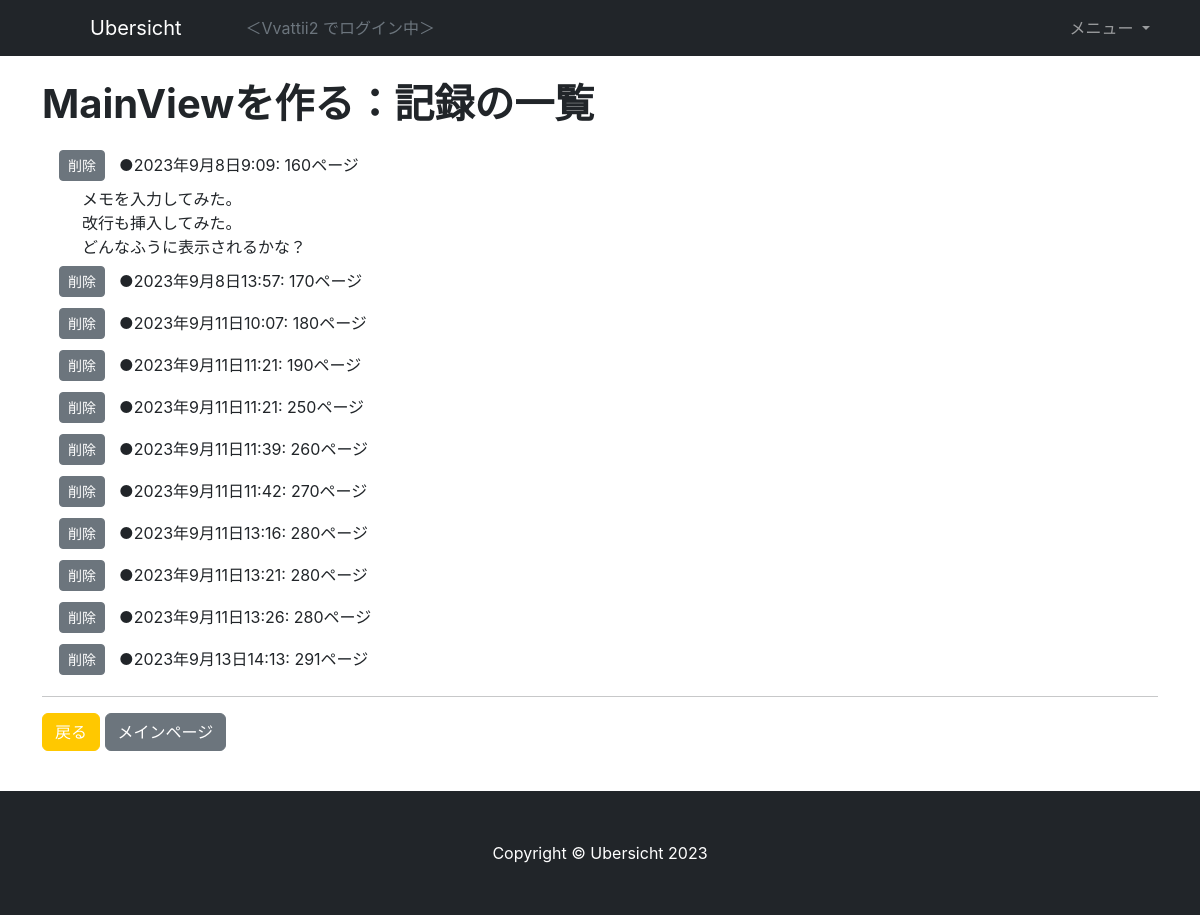
Page /record/1 (signed in) on the earlier database version.
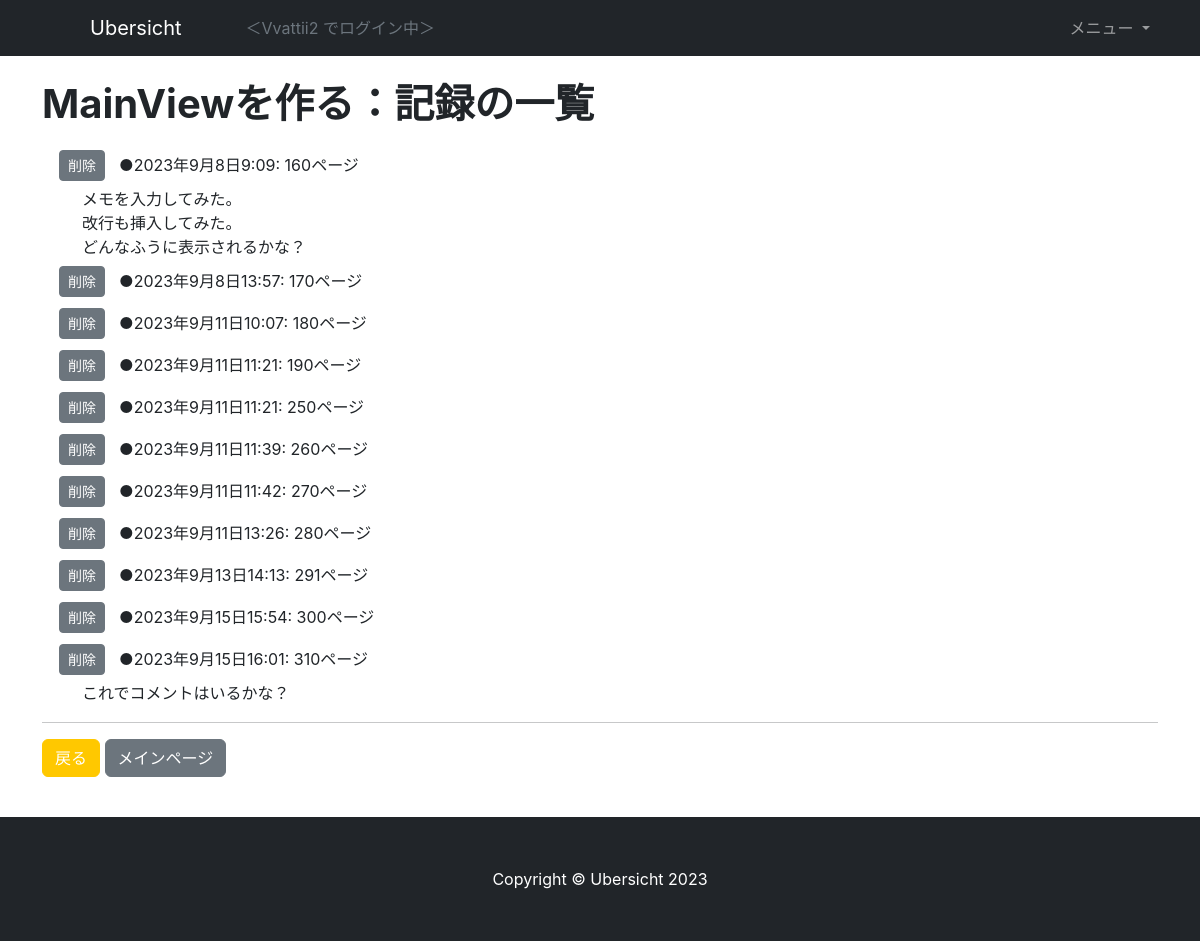
Same page on the later database version.
### todo/models.py (models this page shows, shortened)
class Records(models.Model):
    todo = models.ForeignKey(Todos, on_delete=models.CASCADE)
    done_at = models.DateTimeField(verbose_name='日時', auto_now_add=True)
    num = models.IntegerField(verbose_name='数量', null=True, blank=True)
    memo = models.TextField(verbose_name='メモ', null=True, blank=True, max_length=200)

class Todos(models.Model):
    goal = models.ForeignKey(Goals, on_delete=models.CASCADE)
    title = models.CharField(verbose_name='タイトル', max_length=50)
    from_date = models.DateField(verbose_name='作成日', auto_now_add=True)
    until_date = models.DateField(verbose_name='期日', null=True, blank=True)
    image = models.ImageField(verbose_name='画像', null=True, blank=True,
                            upload_to='todo/images/')
    timer = models.IntegerField(verbose_name='タイマー', null=True, blank=True)
    amount = models.IntegerField(verbose_name='合計', null=True, blank=True)
    type = models.CharField(verbose_name='タイプ', default='task', max_length=20,
                            choices=TypeChoices.choices)
    current = models.IntegerField(verbose_name='進捗', default=0)
    memo = models.TextField(verbose_name='メモ', null=True, blank=True)
    state = models.IntegerField(verbose_name='状態', default=State.NORMAL.value)
    @property
    def unit(self) -> str:
        if self.type == 'task':
            return ''
        elif self.type == 'training':
            return '回'
        elif self.type == 'exam':
            return '点'
        elif self.type == 'reading':
            return 'ページ'
        else:
            return ''

### todo/views.py (the view)
# urls.py: path('record/<int:pk>', RecordListView.as_view(), name='record_list'),
@method_decorator(login_required, name='dispatch')
class RecordListView(GetGoal, ListView):
    template_name = 'record_list.html'
    model = Records
    context_object_name = 'records'
    def get_queryset(self) -> QuerySet[Any]:
        todo=Todos.objects.get(pk=self.kwargs['pk'])
        return Records.objects.filter(todo=todo)
    def get_context_data(self, **kwargs: Any) -> dict[str, Any]:
        context = super().get_context_data(**kwargs)
        context['todo'] = Todos.objects.get(pk=self.kwargs['pk'])
        return context

### todo/views.py (called while the page is built)
def get_goal(user) -> Optional[Goals]:
    if user.is_anonymous:
        return None
    goal = Goals.objects.filter(user=user, is_completed=False)
    if goal.exists():
        return goal[0]
    else:
        return None

    def get_context_data(self, **kwargs):
        context = super().get_context_data(**kwargs)
        context['goal'] = get_goal(self.request.user)
        return context

### todo/templates/record_list.html (shortened to what this page needs)
{% extends 'base.html' %}
{% load static %}
{% block contents %}
<div class="container">
    <div class="row">
        <div class="col my-4">
            <h1>{{ todo.title }}：記録の一覧</h1>
            <table class="m-sm-3">
                {% for record in records %}
                <tr>
                    <td width=60><a href="{% url 'todo:record_delete' pk=record.pk %}" class="btn btn-secondary btn-sm">削除</a></td>
                    <td><div class="py-2">●{{ record.done_at }}: {{ record.num }}{{ todo.unit }}</div></td>
                </tr>
                {% if record.memo %}
                <tr>
                    <td colspan=2 class="px-4" style="white-space: pre-wrap; word-wrap: break-word;">{{ record.memo }}</td>
                </tr>
                {% endif %}
                {% endfor %}
            </table>
            <hr>
            <p>
                <a href="{% url 'todo:todo_detail' pk=todo.pk %}" class="btn btn-primary">戻る</a>
                <a href="{% url 'todo:main' %}" class="btn btn-secondary">メインページ</a>
            </p>
        </div>
    </div>
</div>
{% endblock contents %}

Differences in the rows shown:
removed Records: done_at "2023年9月11日13:16", num "280", {{ todo.unit }} "ページ"
removed Records: done_at "2023年9月11日13:21", num "280", {{ todo.unit }} "ページ"
added Records: done_at "2023年9月15日15:54", num "300", {{ todo.unit }} "ページ"
added Records: done_at "2023年9月15日16:01", num "310", {{ todo.unit }} "ページ", memo "これでコメントはいるかな？"
